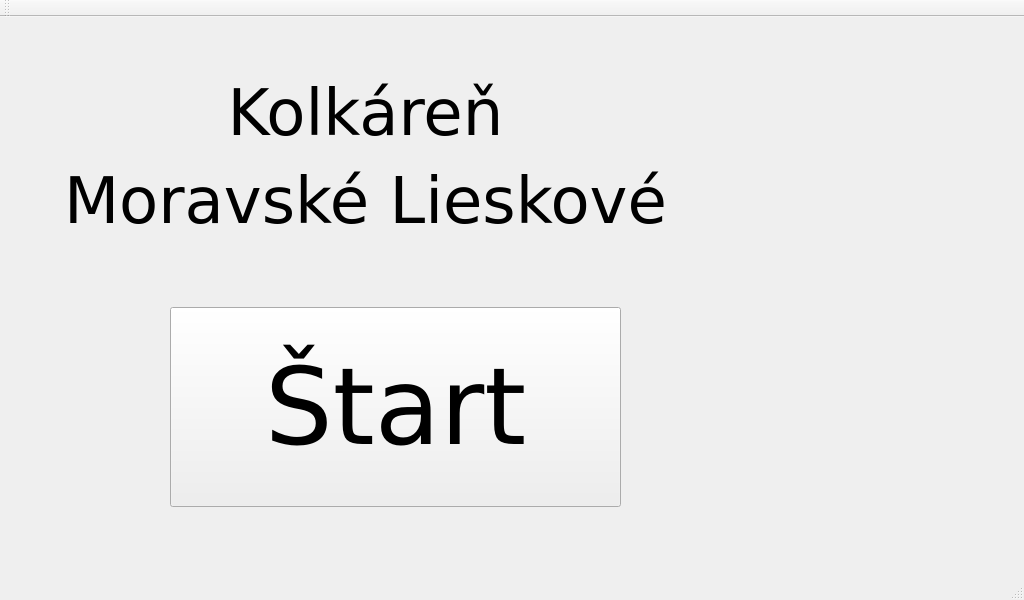
<?xml version="1.0" encoding="UTF-8"?>
<ui version="4.0">
 <class>MainWindow</class>
 <widget class="QMainWindow" name="MainWindow">
  <property name="geometry">
   <rect>
    <x>0</x>
    <y>0</y>
    <width>1024</width>
    <height>600</height>
   </rect>
  </property>
  <property name="windowTitle">
   <string>MainWindow</string>
  </property>
  <widget class="QWidget" name="centralWidget">
   <widget class="QPushButton" name="startButton">
    <property name="geometry">
     <rect>
      <x>170</x>
      <y>290</y>
      <width>451</width>
      <height>200</height>
     </rect>
    </property>
    <property name="font">
     <font>
      <family>Verdana</family>
      <pointsize>80</pointsize>
     </font>
    </property>
    <property name="text">
     <string>Štart</string>
    </property>
   </widget>
   <widget class="QLabel" name="label">
    <property name="geometry">
     <rect>
      <x>1040</x>
      <y>280</y>
      <width>331</width>
      <height>371</height>
     </rect>
    </property>
    <property name="font">
     <font>
      <pointsize>15</pointsize>
     </font>
    </property>
    <property name="text">
     <string/>
    </property>
    <property name="pixmap">
     <pixmap>../tylnesh/Desktop/pi/Grafika_kolkaren/assets/assets/Obrazky/DKL logo 0 - s orechom - male.png</pixmap>
    </property>
   </widget>
   <widget class="QLabel" name="label_3">
    <property name="geometry">
     <rect>
      <x>-270</x>
      <y>0</y>
      <width>1271</width>
      <height>280</height>
     </rect>
    </property>
    <property name="font">
     <font>
      <family>Verdana</family>
      <pointsize>70</pointsize>
     </font>
    </property>
    <property name="acceptDrops">
     <bool>false</bool>
    </property>
    <property name="layoutDirection">
     <enum>Qt::RightToLeft</enum>
    </property>
    <property name="text">
     <string>&lt;html&gt;&lt;head/&gt;&lt;body&gt;&lt;p align=&quot;center&quot;&gt;&lt;span style=&quot; font-size:48pt;&quot;&gt;Kolkáreň&lt;/span&gt;&lt;/p&gt;&lt;p align=&quot;center&quot;&gt;&lt;span style=&quot; font-size:48pt;&quot;&gt;Moravské Lieskové&lt;/span&gt;&lt;/p&gt;&lt;/body&gt;&lt;/html&gt;</string>
    </property>
   </widget>
   <widget class="QLabel" name="label_2">
    <property name="geometry">
     <rect>
      <x>770</x>
      <y>90</y>
      <width>221</width>
      <height>361</height>
     </rect>
    </property>
    <property name="text">
     <string/>
    </property>
    <property name="pixmap">
     <pixmap resource="ninepins.qrc">:/images/lOGO.png</pixmap>
    </property>
   </widget>
  </widget>
  <widget class="QMenuBar" name="menuBar">
   <property name="geometry">
    <rect>
     <x>0</x>
     <y>0</y>
     <width>1024</width>
     <height>25</height>
    </rect>
   </property>
  </widget>
  <widget class="QToolBar" name="mainToolBar">
   <attribute name="toolBarArea">
    <enum>TopToolBarArea</enum>
   </attribute>
   <attribute name="toolBarBreak">
    <bool>false</bool>
   </attribute>
  </widget>
  <widget class="QStatusBar" name="statusBar"/>
 </widget>
 <layoutdefault spacing="6" margin="11"/>
 <resources>
  <include location="ninepins.qrc"/>
 </resources>
 <connections/>
</ui>
